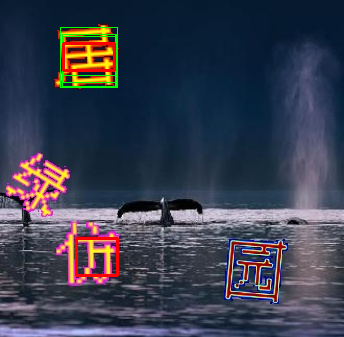
#> input picture js_reverse_cache/tasks/bili-gt3-solver/debug_click/20_mser_boxes.png, 344 x 337 px; its folder holds only this picture in this run
$ python debug_click2.py debug_click/20_mser_boxes.png   (older library calls are emulated)
#> lines starting #> are read from the running program, lines starting #| are printed output that depends on the picture; after the words box and inside, x2 and y2 are one past the last pixel; in counts of white or black regions, pixels touching at a corner belong together
"""Debug 2: edge/gradient based ink candidates for the word-click field."""
from __future__ import annotations

import pathlib
import sys

import cv2
import numpy as np

TASK = pathlib.Path(__file__).resolve().parent


def note(msg: str) -> None:
    print(msg.encode("utf-8", "replace").decode("utf-8", "replace"), file=sys.stderr, flush=True)


def main() -> int:
    img = cv2.imdecode(np.fromfile(sys.argv[1], dtype=np.uint8), cv2.IMREAD_COLOR)
#> img is the input picture: shape (337, 344, 3); mean B, G, R 78.2, 62.3, 58
    field = img[:337, :]
    out = TASK / "debug_click"
    out.mkdir(exist_ok=True)

    gray = cv2.cvtColor(field, cv2.COLOR_BGR2GRAY)
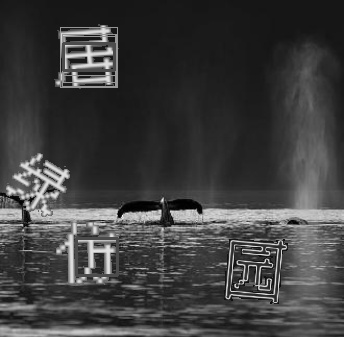
#> gray: shape (337, 344); min 0, max 247, mean 62.8
    gx = cv2.Sobel(gray, cv2.CV_32F, 1, 0, ksize=3)
    gy = cv2.Sobel(gray, cv2.CV_32F, 0, 1, ksize=3)
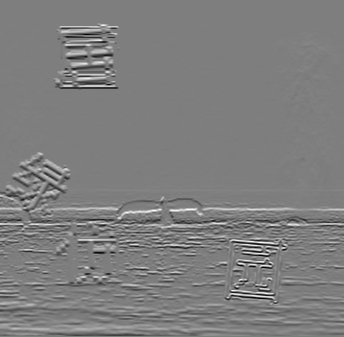
#> gy: shape (337, 344) float32; min -815, max 830, mean 1.5; drawn with min black and max white
    mag = cv2.magnitude(gx, gy)
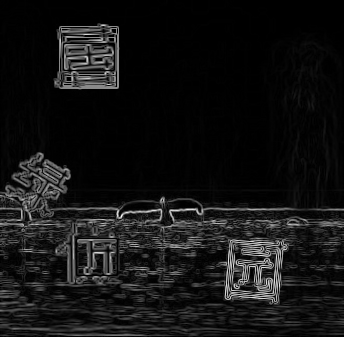
#> mag: shape (337, 344) float32; min 0, max 915.3, mean 71.9; drawn with min black and max white
    note(f"[stats] gray mean={gray.mean():.1f} std={gray.std():.1f} mag mean={mag.mean():.1f} max={mag.max():.1f}")
    cv2.imwrite(str(out / "10_sobel_mag_raw.png"), np.clip(mag, 0, 255).astype(np.uint8))
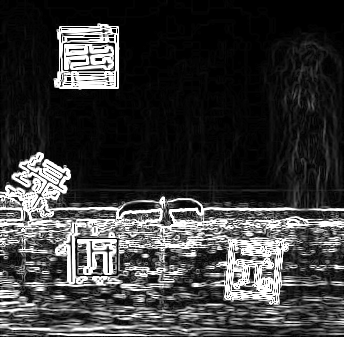
#> saved as 10_sobel_mag_raw.png: shape (337, 344); min 0, max 255, mean 58.6
    cv2.imwrite(str(out / "11_sobel_mag_norm.png"), cv2.normalize(mag, None, 0, 255, cv2.NORM_MINMAX).astype(np.uint8))

    q = float(np.percentile(mag, 97))
#> q = 430.3
    _, m97 = cv2.threshold(mag, q, 255, cv2.THRESH_BINARY)
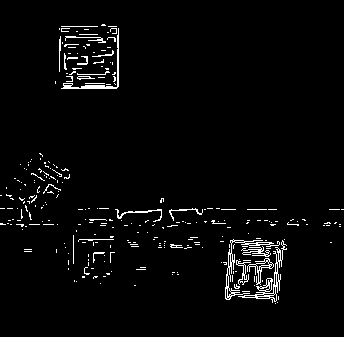
#> m97: shape (337, 344) float32; 3% white in thin lines or dots, all inside (x1, y1, x2, y2) = (0, 24, 344, 304)
    m97 = cv2.morphologyEx(m97.astype(np.uint8), cv2.MORPH_CLOSE, np.ones((5, 5), np.uint8), iterations=2)
#> m97: shape (337, 344); 9% white; 37 white regions (21 under 20 px), largest, box (x1, y1, x2, y2) and area: (55, 26, 119, 89) 3215, (220, 233, 287, 304) 3086, (0, 153, 70, 230) 1710
    cv2.imwrite(str(out / "12_mag_top3pct.png"), m97)

    edges = cv2.Canny(gray, 40, 120)
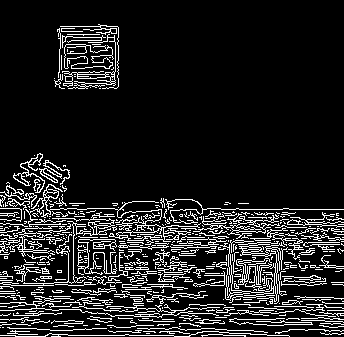
#> edges: shape (337, 344); 12.9% white in thin lines or dots
    note(f"[stats] canny px={int((edges > 0).sum())}")
    cv2.imwrite(str(out / "13_canny_raw.png"), edges)
    cv2.imwrite(str(out / "14_canny_closed.png"),
                cv2.morphologyEx(edges, cv2.MORPH_CLOSE, np.ones((7, 7), np.uint8), iterations=2))
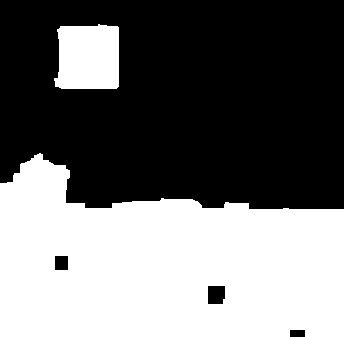
#> saved as 14_canny_closed.png: shape (337, 344); 44.2% white; 2 white regions, box (x1, y1, x2, y2) and area: (0, 153, 344, 337) 47379, (54, 24, 119, 89) 3841

    for f in sorted(out.glob("1*.png")):
        note(f"  {f.name} {f.stat().st_size}B")
    return 0


if __name__ == "__main__":
    raise SystemExit(main())
#> (the program exits here)
